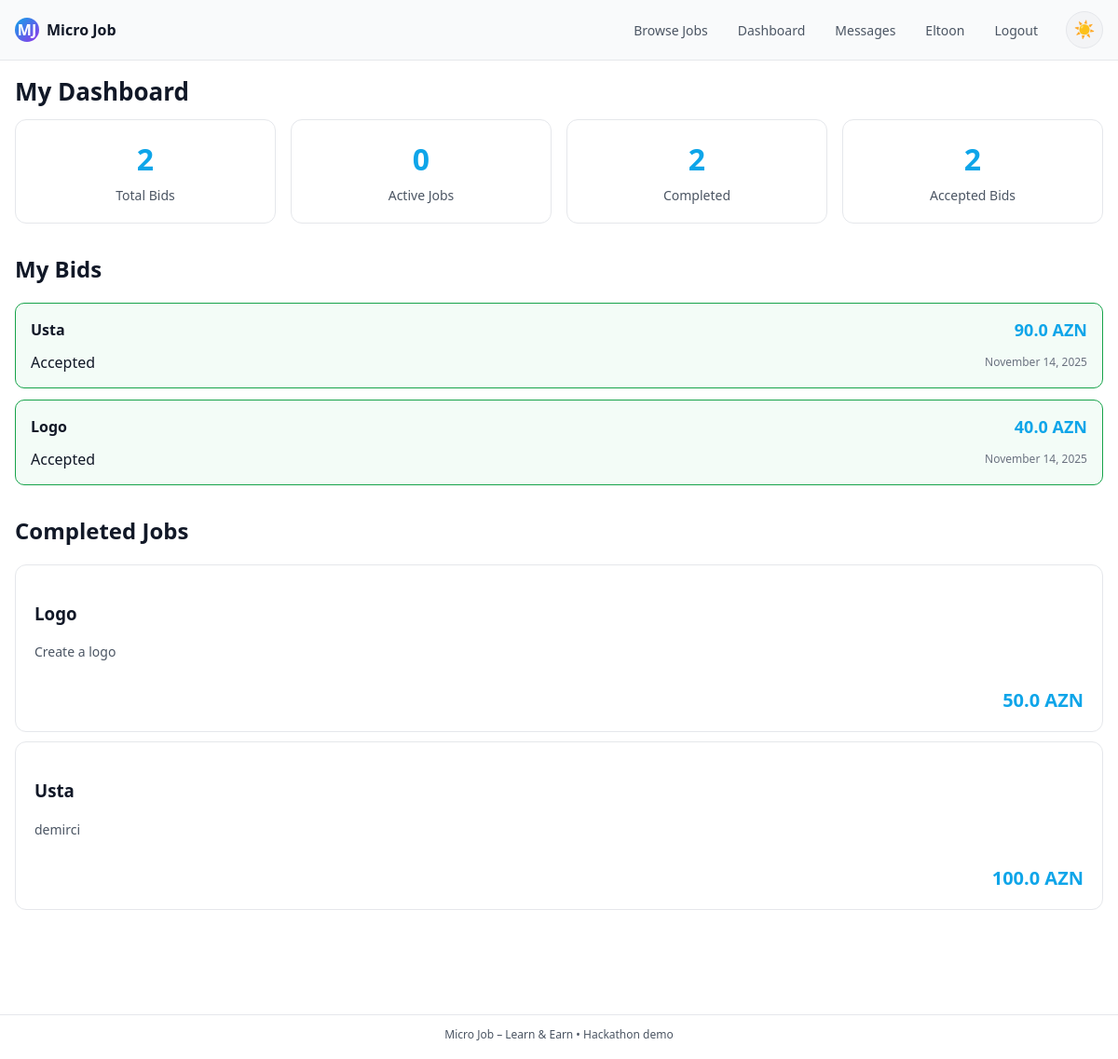
Page /dashboard (signed in) on the earlier database version.
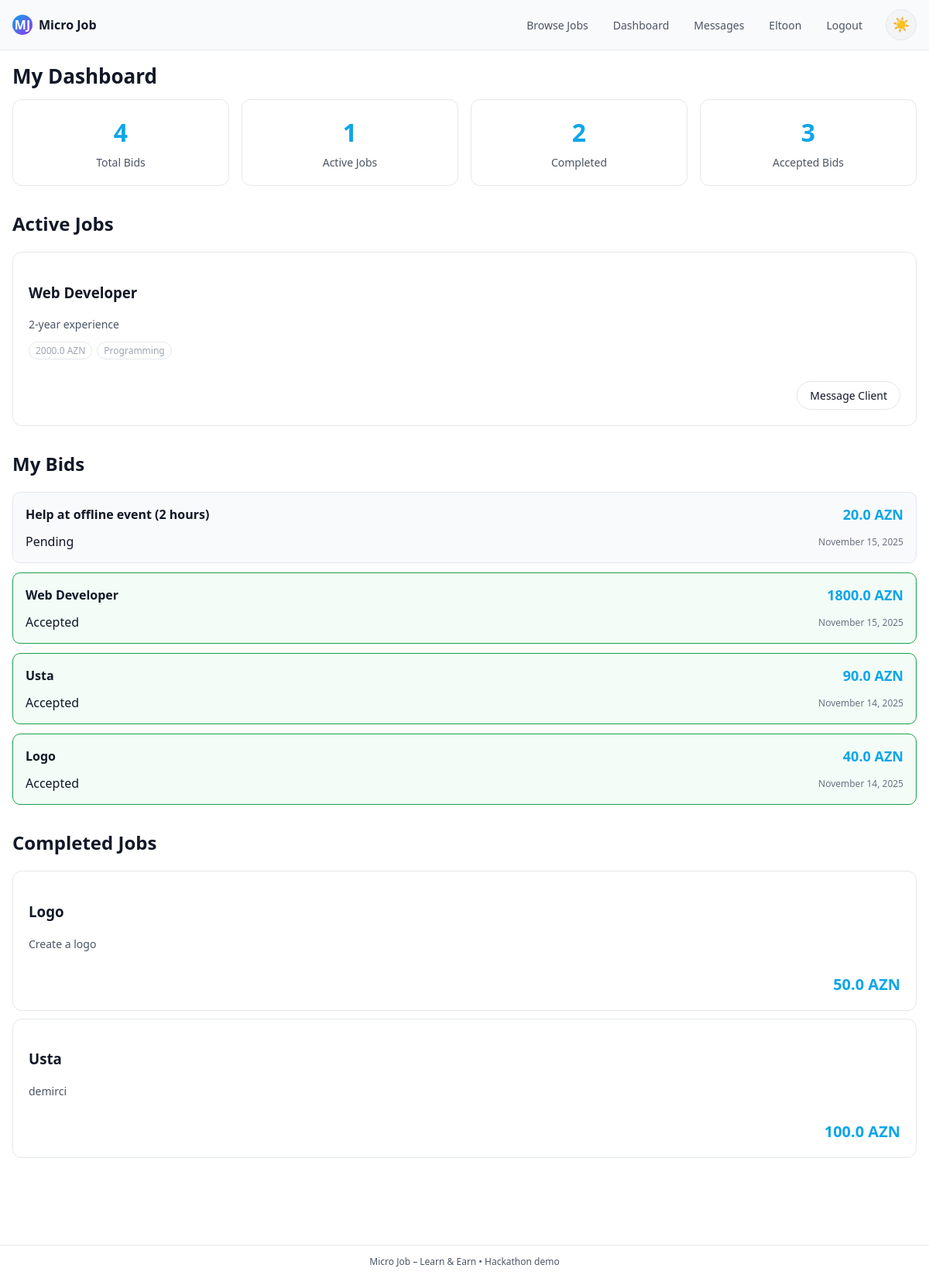
Same page on the later database version.
### app.py (models this page shows, shortened)
class User(db.Model):
    id = db.Column(db.Integer, primary_key=True)
    name = db.Column(db.String(120), nullable=False)
    email = db.Column(db.String(120), unique=True, nullable=False)
    password_hash = db.Column(db.String(200), nullable=False)
    role = db.Column(db.String(20), nullable=False)
    skills = db.Column(db.String(200))
    bio = db.Column(db.Text)
    avatar = db.Column(db.String(200))
    location = db.Column(db.String(100))
    created_at = db.Column(db.DateTime, default=datetime.utcnow)
    tasks_posted = db.relationship('Task', backref='employer', foreign_keys='Task.employer_id')
    tasks_taken  = db.relationship('Task', backref='worker', foreign_keys='Task.worker_id')
    bids = db.relationship('Bid', backref='worker', lazy=True)
    reviews_received = db.relationship('Review', backref='reviewee', foreign_keys='Review.reviewee_id')
    reviews_given = db.relationship('Review', backref='reviewer', foreign_keys='Review.reviewer_id')
    sent_messages = db.relationship('Message', backref='sender', foreign_keys='Message.sender_id')
    received_messages = db.relationship('Message', backref='receiver', foreign_keys='Message.receiver_id')

class Bid(db.Model):
    id = db.Column(db.Integer, primary_key=True)
    task_id = db.Column(db.Integer, db.ForeignKey('task.id'), nullable=False)
    worker_id = db.Column(db.Integer, db.ForeignKey('user.id'), nullable=False)
    amount = db.Column(db.Float, nullable=False)
    proposal = db.Column(db.Text)
    status = db.Column(db.String(20), default='pending')
    created_at = db.Column(db.DateTime, default=datetime.utcnow)

class Task(db.Model):
    id = db.Column(db.Integer, primary_key=True)
    title = db.Column(db.String(200), nullable=False)
    description = db.Column(db.Text, nullable=False)
    budget_azn = db.Column(db.Float, nullable=False)
    category = db.Column(db.String(120))
    mode = db.Column(db.String(20))
    status = db.Column(db.String(20), default='open')
    created_at = db.Column(db.DateTime, default=datetime.utcnow)
    required_skill = db.Column(db.String(120))
    difficulty = db.Column(db.String(20))
    employer_id = db.Column(db.Integer, db.ForeignKey('user.id'))
    worker_id   = db.Column(db.Integer, db.ForeignKey('user.id'))
    accepted_bid_id = db.Column(db.Integer, db.ForeignKey('bid.id'), nullable=True)
    bids = db.relationship('Bid', primaryjoin='Task.id == Bid.task_id', backref='task', lazy=True, cascade='all, delete-orphan')
    accepted_bid = db.relationship('Bid', foreign_keys=[accepted_bid_id], uselist=False, post_update=True)
    reviews = db.relationship('Review', backref='task', lazy=True)

### app.py (the view)
@app.route('/dashboard')
def dashboard():
    user = current_user()
    if not user:
        flash('Please log in to view your dashboard.', 'error')
        return redirect(url_for('login'))
    if user.role == 'employer':
        posted_tasks = Task.query.filter_by(employer_id=user.id).order_by(Task.created_at.desc()).all()
        return render_template('dashboard_employer.html', user=user, tasks=posted_tasks)
    else:
        my_bids = Bid.query.filter_by(worker_id=user.id).order_by(Bid.created_at.desc()).all()
        assigned_tasks = Task.query.filter_by(worker_id=user.id, status='assigned').all()
        completed_tasks = Task.query.filter_by(worker_id=user.id, status='completed').all()
        return render_template('dashboard_worker.html', user=user, bids=my_bids,
                             assigned_tasks=assigned_tasks, completed_tasks=completed_tasks)

### app.py (called while the page is built)
def current_user():
    if 'user_id' in session:
        return User.query.get(session['user_id'])
    return None

### templates/dashboard_worker.html (shortened to what this page needs)
{% extends "base.html" %}
{% block content %}
<h1>My Dashboard</h1>
<div class="dashboard-stats">
  <div class="stat-card">
    <div class="stat-number">{{ bids|length }}</div>
    <div class="stat-label">Total Bids</div>
  </div>
  <div class="stat-card">
    <div class="stat-number">{{ assigned_tasks|length }}</div>
    <div class="stat-label">Active Jobs</div>
  </div>
  <div class="stat-card">
    <div class="stat-number">{{ completed_tasks|length }}</div>
    <div class="stat-label">Completed</div>
  </div>
  <div class="stat-card">
    <div class="stat-number">{{ bids|selectattr('status', 'equalto', 'accepted')|list|length }}</div>
    <div class="stat-label">Accepted Bids</div>
  </div>
</div>
{% if assigned_tasks %}
<div class="dashboard-section">
  <h2>Active Jobs</h2>
  <div class="task-list">
    {% for task in assigned_tasks %}
      <div class="task-card">
        <div class="task-main">
          <h3><a href="{{ url_for('task_detail', task_id=task.id) }}">{{ task.title }}</a></h3>
          <p class="task-desc">{{ task.description[:100] }}{% if task.description|length > 100 %}...{% endif %}</p>
          <div class="task-meta">
            <span>{{ task.budget_azn }} AZN</span>
            <span>{{ task.category or 'General' }}</span>
          </div>
        </div>
        <div class="task-side">
          <a href="{{ url_for('conversation', partner_id=task.employer_id) }}?task_id={{ task.id }}" class="btn-secondary">Message Client</a>
        </div>
      </div>
    {% endfor %}
  </div>
</div>
{% endif %}
{% if bids %}
<div class="dashboard-section">
  <h2>My Bids</h2>
  <div class="bids-list">
    {% for bid in bids %}
      <div class="bid-card {% if bid.status == 'accepted' %}bid-accepted{% endif %}">
        <div class="bid-header">
          <a href="{{ url_for('task_detail', task_id=bid.task_id) }}">
            <strong>{{ bid.task.title }}</strong>
          </a>
          <div class="bid-amount">{{ bid.amount }} AZN</div>
        </div>
        <div class="bid-footer">
          <span class="bid-status status-{{ bid.status }}">{{ bid.status|title }}</span>
          <span class="bid-time">{{ bid.created_at.strftime('%B %d, %Y') if bid.created_at else 'Recently' }}</span>
        </div>
      </div>
    {% endfor %}
  </div>
</div>
{% endif %}
{% if completed_tasks %}
<div class="dashboard-section">
  <h2>Completed Jobs</h2>
  <div class="task-list">
    {% for task in completed_tasks %}
      <div class="task-card">
        <div class="task-main">
          <h3><a href="{{ url_for('task_detail', task_id=task.id) }}">{{ task.title }}</a></h3>
          <p class="task-desc">{{ task.description[:100] }}{% if task.description|length > 100 %}...{% endif %}</p>
        </div>
        <div class="task-side">
          <div class="task-budget">{{ task.budget_azn }} AZN</div>
        </div>
      </div>
    {% endfor %}
  </div>
</div>
{% endif %}
{% endblock %}

### templates/base.html (shortened to what this page needs)
<!DOCTYPE html>
<html lang="en" data-theme="dark">
<head>
  <link rel="stylesheet" href="{{ url_for('static', filename='style.css') }}">
</head>
<body>
  <header class="topbar">
    <div class="logo">
      <span class="logo-mark">MJ</span>
      <span class="logo-text">Micro Job</span>
    </div>
    <nav class="nav-links">
      <a href="{{ url_for('index') }}">Browse Jobs</a>
      {% if user %}
        <a href="{{ url_for('dashboard') }}">Dashboard</a>
        <a href="{{ url_for('messages') }}">Messages</a>
        <a href="{{ url_for('profile', user_id=user.id) }}">{{ user.name }}</a>
        <a href="{{ url_for('logout') }}">Logout</a>
      {% else %}
        <a href="{{ url_for('login') }}">Login</a>
        <a href="{{ url_for('register') }}">Sign Up</a>
      {% endif %}
      <button class="theme-toggle" id="theme-toggle" aria-label="Toggle theme">
        <span id="theme-icon">🌙</span>
      </button>
    </nav>
  </header>
  <main class="container">
    {% block content %}{% endblock %}
  </main>
  <footer class="footer">
    <span>Micro Job – Learn &amp; Earn • Hackathon demo</span>
  </footer>
</body>
</html>

Differences in the rows shown:
now on this page (row edited): Task: title "Web Developer", description "2-year experience", budget_azn "2000.0", category "Programming", shown under "Active Jobs"
added Bid: task "Help at offline event (2 hours)", amount "20.0", status "Pending", created_at "November 15, 2025"
added Bid: task "Web Developer", amount "1800.0", status "Accepted", created_at "November 15, 2025"
Other differences:
{{ bids|length }}: "2" → "4"
{{ assigned_tasks|length }}: "0" → "1"
{{ bids|selectattr('status', 'equalto', 'accepted')|list|length }}: "2" → "3"
text now shown: "Active Jobs"
